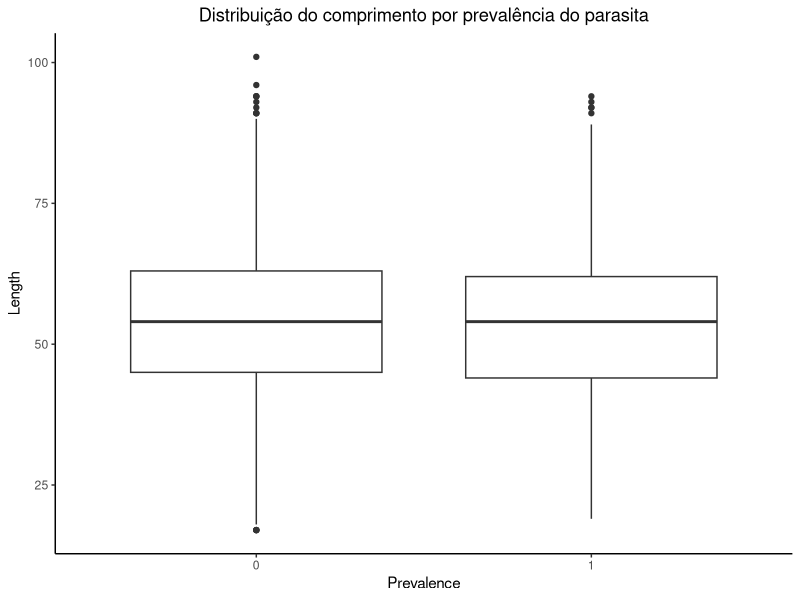
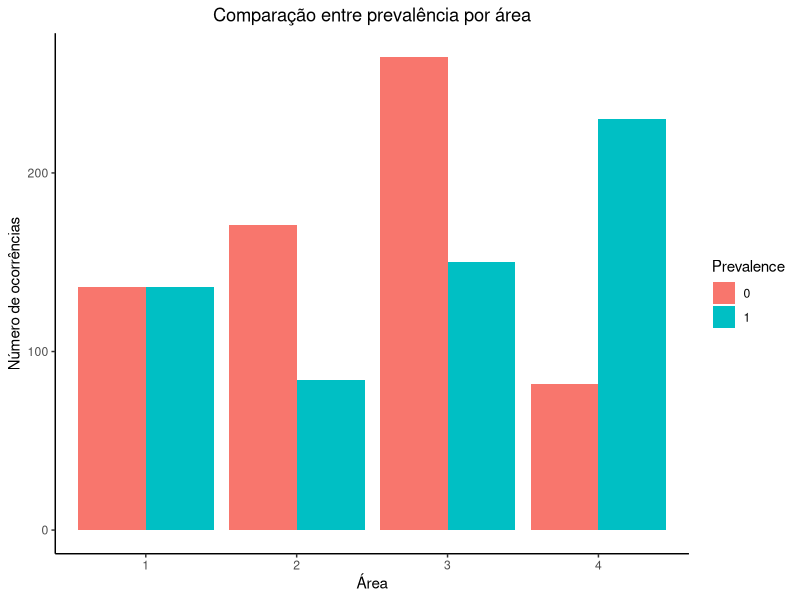
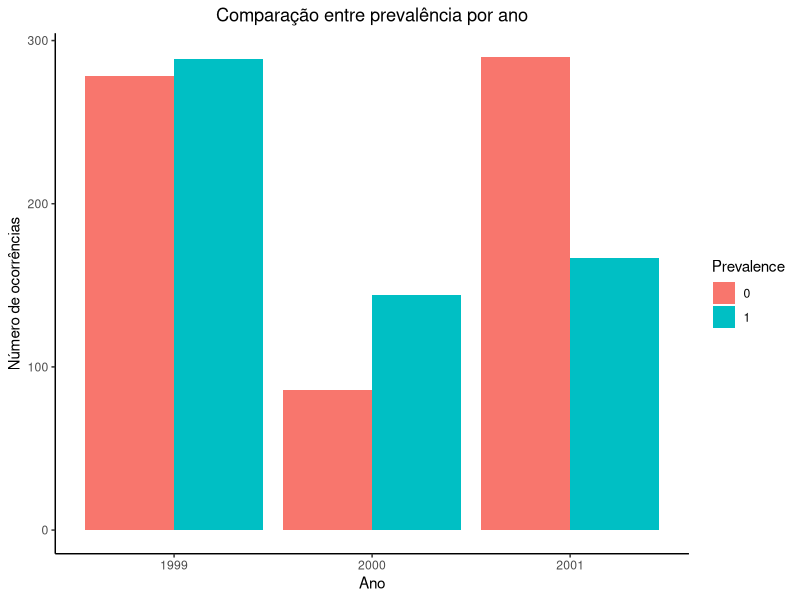
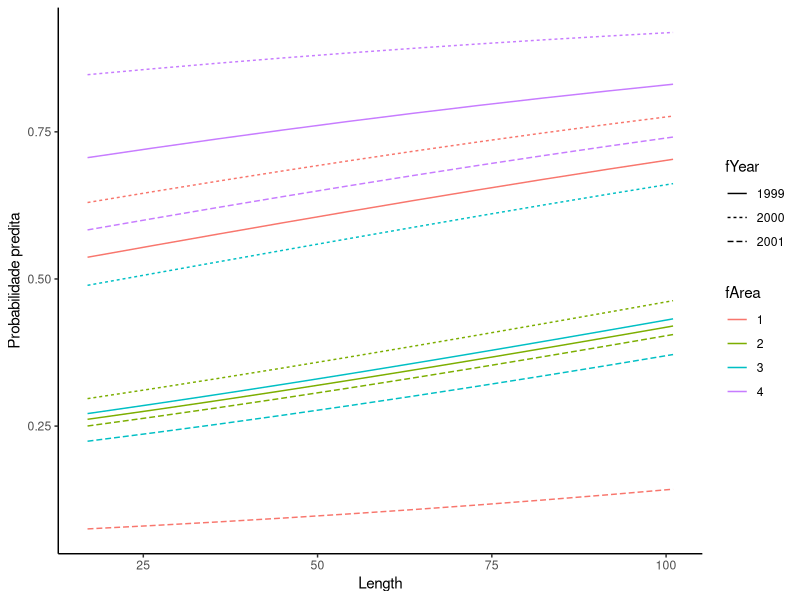

These charts were generated, in order, by the following R code:
## ---- chunk 1
knitr::opts_chunk$set(fig.align = "center", 
                      warning = FALSE, message = FALSE)
## ---- chunk 2

library(tidyverse)
library(ggplot2) 
library(knitr)
library(kableExtra)

## ---- chunk 3

ParasiteCod <- read.csv('ParasiteCod.txt', sep = '\t')

ParasiteCod$fArea <- factor(ParasiteCod$Area)
ParasiteCod$fYear <- factor(ParasiteCod$Year)
ParasiteCod$Prevalence <- factor(ParasiteCod$Prevalence)

## ---- chunk 4

ggplot(ParasiteCod) +
  geom_boxplot(aes(x = Prevalence, y = Length)) +
  theme_classic() +
  ggtitle('Distribuição do comprimento por prevalência do parasita') +
  theme(plot.title = element_text(hjust = 0.5))

## ---- chunk 5

ParasiteCod %>% 
  group_by(Prevalence, fArea) %>% 
  summarise(contagem = n()) %>% 
  ggplot(aes(x = fArea, y = contagem, fill = Prevalence)) +
  geom_col(position = "dodge") +
  theme_classic() + ylab('Número de ocorrências') + xlab('Área') +
  ggtitle('Comparação entre prevalência por área') +
    theme(plot.title = element_text(hjust = 0.5))

## ---- chunk 6

ParasiteCod %>% 
  group_by(Prevalence, fArea) %>% 
  summarise(contagem = n()) %>% 
  pivot_wider(id_cols = 'fArea', names_from = 'Prevalence', values_from = 'contagem') %>% 
  mutate(`Prevalence proportion` = (`1`/(`1`+`0`))) %>% 
  kable(row.names = F)


## ---- chunk 7

ParasiteCod %>% 
  group_by(Prevalence, fYear) %>% 
  summarise(contagem = n()) %>% 
  ggplot(aes(x = fYear, y = contagem, fill = Prevalence)) +
  geom_col(position = "dodge") +
  theme_classic() + ylab('Número de ocorrências') + xlab('Ano') +
  ggtitle('Comparação entre prevalência por ano') +
    theme(plot.title = element_text(hjust = 0.5))

## ---- chunk 8

ParasiteCod %>% 
  group_by(Prevalence, fYear) %>% 
  summarise(contagem = n()) %>% 
  pivot_wider(id_cols = 'fYear', names_from = 'Prevalence', values_from = 'contagem') %>% 
  mutate(`Prevalence proportion` = (`1`/(`1`+`0`))) %>% 
  kable(row.names = F)

## ---- chunk 9

ParasiteCod %>% 
  group_by(Prevalence, fArea, fYear) %>% 
  summarise(contagem = n()) %>% 
  pivot_wider(id_cols = c('fYear', 'fArea'), names_from = 'Prevalence', values_from = 'contagem') %>% 
  mutate(`Prevalence proportion` = scales::percent(`1`/(`1`+`0`))) %>% 
  pivot_wider(id_cols = 'fArea', names_from = 'fYear', values_from = 'Prevalence proportion') %>% 
  kable(row.names = F) 


## ---- chunk 10

P12 <- glm(Prevalence ~  Length+fArea * fYear ,
           family = binomial, data = ParasiteCod)
summary(P12)


## ---- chunk 11
## calculando a probabilidade para chamar no texto abaixo
p <- exp(coef(P12)[1]+(coef(P12)[2]*mean(ParasiteCod$Length, na.rm = T)))
prob <- round((p/(1+p)),2)

## ---- chunk 12
## calculando a probabilidade para chamar no texto abaixo
p <- exp(coef(P12)[1]+(coef(P12)[2]*mean(ParasiteCod$Length, na.rm = T))+coef(P12)[3]+coef(P12)[6]+coef(P12)[8])
prob <- round((p/(1+p)),2)

## ---- chunk 13
X = expand.grid(Length=53.45,
                fArea = levels(ParasiteCod$fArea),
                fYear = levels(ParasiteCod$fYear))

probs = predict(P12, X, type = "response")

cbind(X, Probabilidade = probs) %>%
  kable(digits = 2,
        booktabs=TRUE, linesep="",
        caption = "Probabilidade calculada para cada nível de área e ano com Length fixo em 53,45.") %>%
  kable_styling(latex_options = "hold_position")
## ---- chunk 14
Xn = expand.grid(Length=with(ParasiteCod, seq(min(Length, na.rm = T),
                                              max(Length, na.rm = T),
                                              length.out = 10)),
                fArea = levels(ParasiteCod$fArea),
                fYear = levels(ParasiteCod$fYear))

Xn = cbind(Xn, prob = predict(P12, Xn, type="response"))

ggplot(Xn, aes(Length, prob, color=fArea, linetype=fYear)) +
  geom_line() +
  labs(y="Probabilidade predita") +
  theme_classic()
